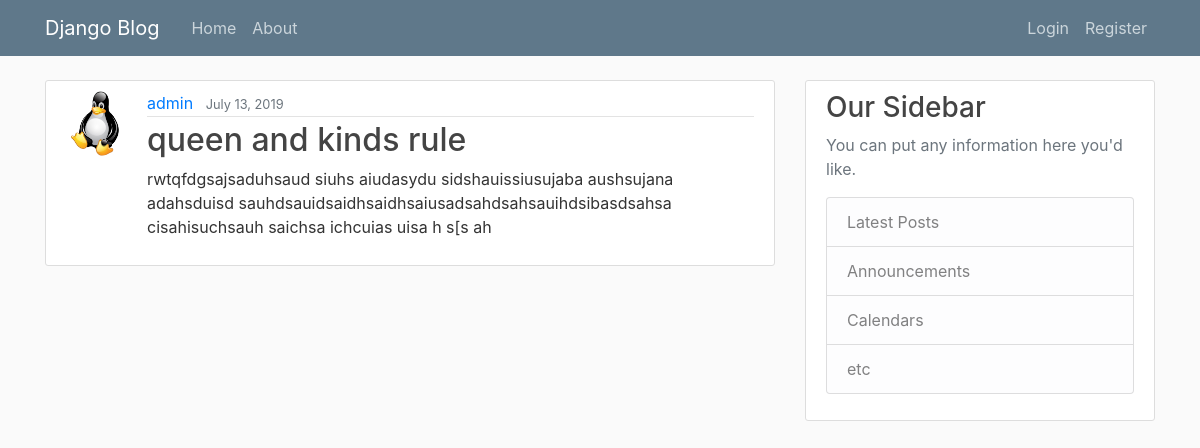
The app's page /post/24/ with its own data.
### blog/models.py (models this page shows, shortened)
class Post(models.Model):  #in django ORM(Object-Relational Mapping) the database structure  can be represented as classes and those classes are called models
	title = models.CharField(max_length=100)
	content = models.TextField()
	date_posted = models.DateTimeField(default=timezone.now) #To store the date and time at which the post was created if we used (auto_now=True) this will update date and time every time the post is updated
	author = models.ForeignKey(User, on_delete=models.CASCADE) # on_delete = models.CASCADE tells django that if the user is deleted then remove all the posts made by him

### users/models.py (models this page shows, shortened)
class Profile(models.Model):
	user = models.OneToOneField(User, on_delete=models.CASCADE)
	image = models.ImageField(default='default.jpg', upload_to='profile_pics')

### blog/views.py (the view)
# urls.py: path('post/<int:pk>/', PostDetailView.as_view(), name='post-detail'),
class PostDetailView(DetailView): #in class based view we are just setting some variables
	model = Post

### blog/templates/blog/post_detail.html (shortened to what this page needs)
{% extends "blog/base.html" %}
{% block content %}
	<article class="media content-section">
	  <img class="rounded-circle article-img" src="{{ object.author.profile.image.url }}">
	  <div class="media-body">
	    <div class="article-metadata">
	      <a class="mr-2" href="{% url 'user-posts' object.author.username %}">{{ object.author }}</a>
	      <small class="text-muted">{{ object.date_posted|date:" F d, Y " }}</small>
	    </div>
	    <h2 class="article-title">{{ object.title }}</h2>
	    <p class="article-content">{{ object.content }}</p>
	  </div>
	</article>
{% endblock content %}

### blog/static/blog/main.css (style rules this page uses)
body { background: #fafafa; color: #333333; margin-top: 5rem; }
h1, h2, h3, h4, h5, h6 { color: #444444; }
.content-section { background: #ffffff; padding: 10px 20px; border: 1px solid #dddddd; border-radius: 3px; margin-bottom: 20px; }
.article-title { color: #444444; }
.article-content { white-space: pre-line; }
.article-img { height: 65px; width: 65px; margin-right: 16px; }
.article-metadata { padding-bottom: 1px; margin-bottom: 4px; border-bottom: 1px solid #e3e3e3 }

### records on screen
Post: author.profile.image (placeholder picture), author "admin", date_posted "July 13, 2019", title "queen and kinds rule", content "rwtqfdgsajsaduhsaud siuhs aiudasydu sidshauissiusujaba aushsujana adahsduisd sauhdsauidsaidhsaidhsaiusadsahdsahsauihdsibasdsahsa cisahisuchsauh saichsa ichcuias uisa h s[s ah"
